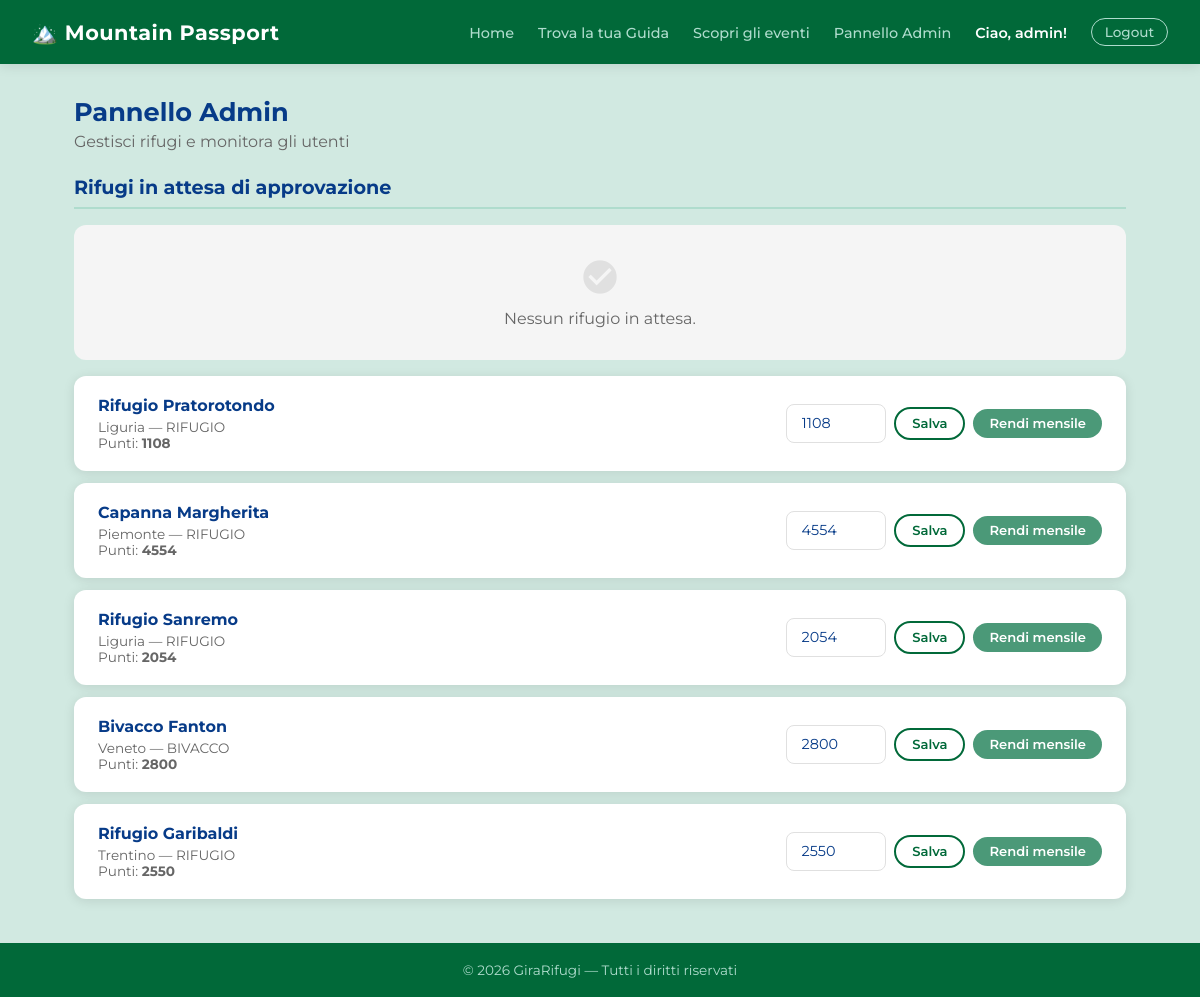
The page /admin-panel/ (signed in) on the database as committed earlier.
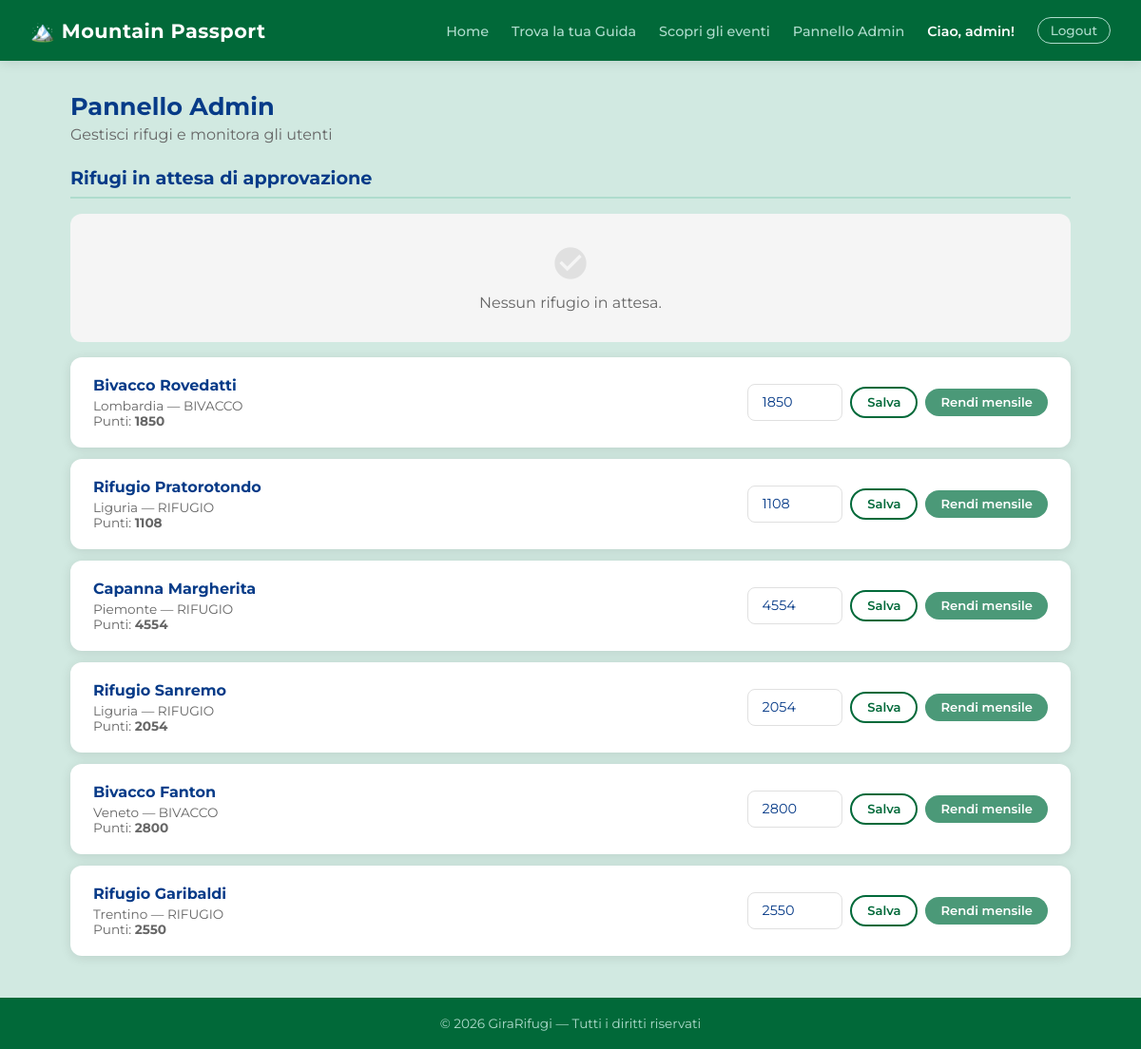
The same page on the database as committed later.
### rifugi/models.py (models this page shows, shortened)
class Rifugio(models.Model):
    nome = models.CharField(max_length=200)
    localita = models.CharField(max_length=200)
    altitudine = models.IntegerField()
    latitudine = models.FloatField()
    longitudine = models.FloatField()
    regione = models.CharField(max_length=100)
    mensile = models.BooleanField(default=False)
    TIPO_CHOICES = [
        ('RIFUGIO', 'Rifugio'),
        ('BIVACCO', 'Bivacco'),
        ('CAPANNA', 'Capanna'),
    ]
    tipo = models.CharField(max_length=20, choices=TIPO_CHOICES, default='RIFUGIO')
    descrizione = models.TextField(blank=True)
    posti_letto = models.IntegerField(default=0)
    posti_disponibili = models.IntegerField(default=0)
    immagine = models.ImageField(upload_to='rifugi/', blank=True, null=True)
    qr_uuid = models.UUIDField(default=uuid.uuid4, unique=True, editable=False)
    STATO_CHOICES = [
        ('in_attesa', 'In attesa'),
        ('approvato', 'Approvato'),
    ]
    stato = models.CharField(max_length=20, choices=STATO_CHOICES, default='in_attesa')
    gestore = models.ForeignKey(
        User,
        on_delete=models.SET_NULL,
        null=True,
        blank=True,
        related_name='rifugi'
    )
    class Meta:
        verbose_name_plural = "Rifugi"

### rifugi/views.py (the view)
        def wrapper(request, *args, **kwargs):
            if not request.user.is_authenticated:
                return redirect_to_login(request.get_full_path())
            if not request.user.groups.filter(name=nome_gruppo).exists() and not request.user.is_superuser:
                return render(request, '403.html', status=403)
            return view_func(request, *args, **kwargs)

### rifugi/views.py (called while the page is built)
def gruppo_richiesto(nome_gruppo):
    def decorator(view_func):
        def wrapper(request, *args, **kwargs):
            if not request.user.is_authenticated:
                return redirect_to_login(request.get_full_path())
            if not request.user.groups.filter(name=nome_gruppo).exists() and not request.user.is_superuser:
                return render(request, '403.html', status=403)
            return view_func(request, *args, **kwargs)
        return wrapper
    return decorator

def punti_rifugio(rifugio):
    return rifugio.altitudine * 2 if rifugio.mensile else rifugio.altitudine

### templates/rifugi/pannello_admin.html (shortened to what this page needs)
{% extends 'base.html' %}
{% block content %}
<div class="page-header">
    <h2>Pannello Admin</h2>
    <p>Gestisci rifugi e monitora gli utenti</p>
</div>
<h2 class="section-title">Rifugi in attesa di approvazione</h2>
{% for r in rifugi_in_attesa %}
<div class="card">
    <div style="display:flex; align-items:center; gap:1rem; flex:1;">
        {% if r.immagine %}
            <img src="{{ r.immagine.url }}" alt="{{ r.nome }}" style="width:72px; height:72px; border-radius:var(--radius-sm); object-fit:cover; flex-shrink:0;">
        {% else %}
            <div style="width:72px; height:72px; border-radius:var(--radius-sm); background:linear-gradient(135deg, var(--green) 0%, var(--blue-dark) 100%); flex-shrink:0;"></div>
        {% endif %}
        <div>
            <h3>{{ r.nome }}</h3>
            <p>{{ r.regione }} — {{ r.altitudine }}m — {{ r.tipo }}</p>
            {% if r.gestore %}<p>Gestore: {{ r.gestore.username }}</p>{% endif %}
        </div>
    </div>
    <div style="display:flex; gap:0.5rem;">
        <form method="post">
            {% csrf_token %}
            <input type="hidden" name="azione" value="approva">
            <input type="hidden" name="rifugio_pk" value="{{ r.pk }}">
            <button type="submit" class="btn btn-primary btn-sm">Approva</button>
        </form>
        <form method="post">
            {% csrf_token %}
            <input type="hidden" name="azione" value="rifiuta">
            <input type="hidden" name="rifugio_pk" value="{{ r.pk }}">
            <button type="submit" class="btn btn-danger btn-sm" onclick="return confirm('Eliminare questo rifugio?')">Rifiuta</button>
        </form>
    </div>
</div>
{% empty %}
<div class="empty-state">
    <span class="material-icons">check_circle</span>
    <p>Nessun rifugio in attesa.</p>
</div>
{% endfor %}
{% for r in rifugi_tutti %}
<div class="card">
    <div style="flex:1;">
        <h3>{{ r.nome }}</h3>
        <p>{{ r.regione }} — {{ r.tipo }}</p>
        <p style="font-size:0.85rem; color:var(--gray);">
            {% if r.mensile %}
                Punti: <strong>{% widthratio r.altitudine 1 2 %}</strong> (x2)
            {% else %}
                Punti: <strong>{{ r.altitudine }}</strong>
            {% endif %}
        </p>
    </div>
    <div style="display:flex; align-items:center; gap:0.5rem; flex-wrap:wrap;">
        <form method="post" style="display:flex; align-items:center; gap:0.5rem;">
            <div class="form-group" style="margin:0;">
                <input type="number" name="altitudine" value="{{ r.altitudine }}" style="width:100px;">
            </div>
            <button type="submit" class="btn btn-outline btn-sm">Salva</button>
        </form>
        <form method="post" style="display:inline;">
            {% if r.mensile %}
                <button type="submit" class="btn btn-danger btn-sm">Togli da mensile</button>
            {% else %}
                <button type="submit" class="btn btn-primary btn-sm">Rendi mensile</button>
            {% endif %}
        </form>
    </div>
</div>
{% empty %}
<div class="empty-state">
    <span class="material-icons">home</span>
    <p>Nessun rifugio approvato ancora.</p>
</div>
{% endfor %}
{% endblock %}

Rows that differ between the two databases and show on the page:
added Rifugio: nome "Bivacco Rovedatti", regione "Lombardia", tipo "BIVACCO", altitudine "1850", mensile "Rendi mensile"
